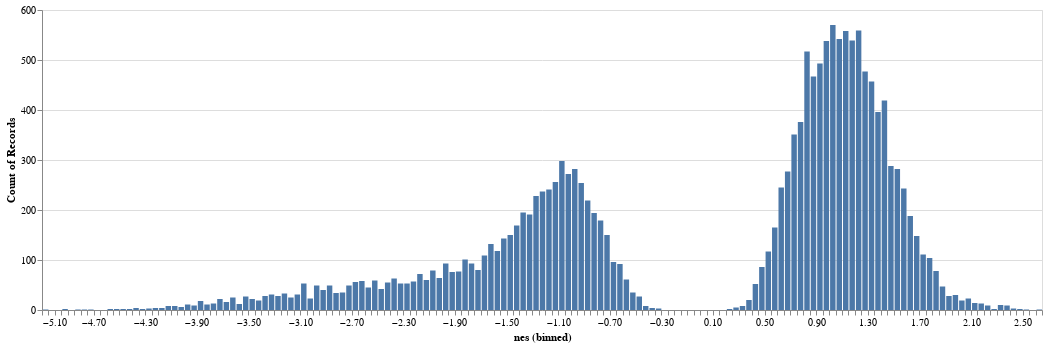

Notebook code for this chart:
### Code cell
nes_dist("go", alpha=1)

### Figure 1 — Vega-Lite specification as saved in the notebook (floating-point values rounded to 4 significant figures; data arrays with more than 128 entries replaced by an {"elided": "..."} marker saying what was removed)
{"config": {"view": {"continuousWidth": 300, "continuousHeight": 300}}, "data": {"name": "data-d4d6fae6d574d05f58915c2e2a7bd83f"}, "mark": {"type": "bar"}, "encoding": {"x": {"bin": {"step": 0.05}, "field": "nes", "type": "quantitative"}, "y": {"aggregate": "count", "type": "quantitative"}}, "height": 300, "width": 1000, "$schema": "https://vega.github.io/schema/vega-lite/v5.15.1.json", "datasets": {"data-d4d6fae6d574d05f58915c2e2a7bd83f": {"elided": "16334 records"}}}
